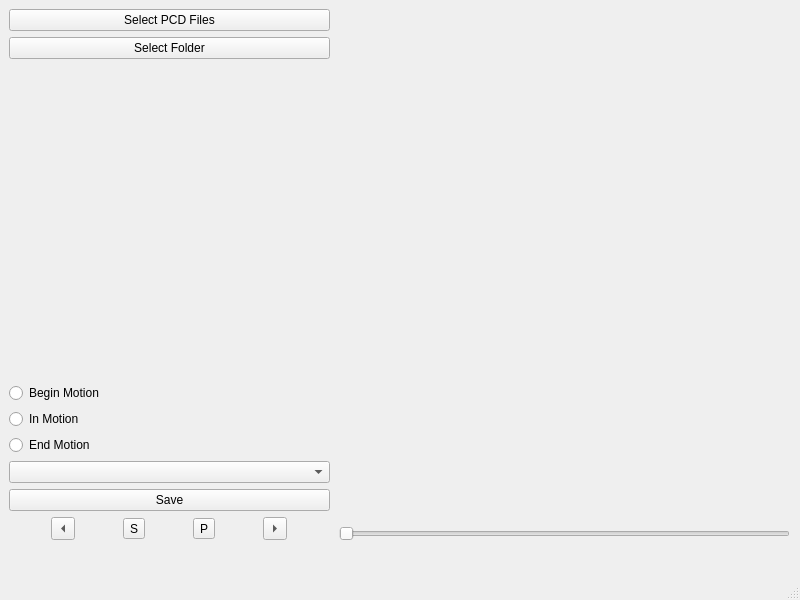
<?xml version="1.0" encoding="UTF-8"?>
<ui version="4.0">
 <class>MainWindow</class>
 <widget class="QMainWindow" name="MainWindow">
  <property name="geometry">
   <rect>
    <x>0</x>
    <y>0</y>
    <width>800</width>
    <height>600</height>
   </rect>
  </property>
  <property name="windowTitle">
   <string>MainWindow</string>
  </property>
  <widget class="QWidget" name="centralwidget">
   <widget class="QWidget" name="verticalLayoutWidget">
    <property name="geometry">
     <rect>
      <x>339</x>
      <y>10</y>
      <width>451</width>
      <height>531</height>
     </rect>
    </property>
    <layout class="QVBoxLayout" name="verticalLayout">
     <item>
      <widget class="QVTKWidget" name="qvtkWidget"/>
     </item>
     <item>
      <widget class="QSlider" name="indexSlider">
       <property name="orientation">
        <enum>Qt::Horizontal</enum>
       </property>
      </widget>
     </item>
    </layout>
   </widget>
   <widget class="QWidget" name="verticalLayoutWidget_2">
    <property name="geometry">
     <rect>
      <x>9</x>
      <y>9</y>
      <width>321</width>
      <height>531</height>
     </rect>
    </property>
    <layout class="QVBoxLayout" name="verticalLayout_2">
     <item>
      <widget class="QPushButton" name="selectFilesButton">
       <property name="text">
        <string>Select PCD Files</string>
       </property>
      </widget>
     </item>
     <item>
      <widget class="QPushButton" name="selectFolderButton">
       <property name="text">
        <string>Select Folder</string>
       </property>
      </widget>
     </item>
     <item>
      <spacer name="verticalSpacer">
       <property name="orientation">
        <enum>Qt::Vertical</enum>
       </property>
       <property name="sizeHint" stdset="0">
        <size>
         <width>20</width>
         <height>40</height>
        </size>
       </property>
      </spacer>
     </item>
     <item>
      <widget class="QRadioButton" name="beginMotionRadioButton">
       <property name="text">
        <string>Begin Motion</string>
       </property>
      </widget>
     </item>
     <item>
      <widget class="QRadioButton" name="inMotionRadioButton">
       <property name="text">
        <string>In Motion</string>
       </property>
      </widget>
     </item>
     <item>
      <widget class="QRadioButton" name="endMotionRadioButton">
       <property name="text">
        <string>End Motion</string>
       </property>
      </widget>
     </item>
     <item>
      <widget class="QComboBox" name="motionTypeBox"/>
     </item>
     <item>
      <widget class="QPushButton" name="saveButton">
       <property name="text">
        <string>Save</string>
       </property>
      </widget>
     </item>
     <item>
      <layout class="QHBoxLayout" name="horizontalLayout">
       <item>
        <widget class="QToolButton" name="backButton">
         <property name="text">
          <string>...</string>
         </property>
         <property name="arrowType">
          <enum>Qt::LeftArrow</enum>
         </property>
        </widget>
       </item>
       <item>
        <widget class="QToolButton" name="stopButton">
         <property name="text">
          <string>S</string>
         </property>
        </widget>
       </item>
       <item>
        <widget class="QToolButton" name="playButton">
         <property name="text">
          <string>P</string>
         </property>
         <property name="arrowType">
          <enum>Qt::NoArrow</enum>
         </property>
        </widget>
       </item>
       <item>
        <widget class="QToolButton" name="nextButton">
         <property name="text">
          <string>...</string>
         </property>
         <property name="arrowType">
          <enum>Qt::RightArrow</enum>
         </property>
        </widget>
       </item>
      </layout>
     </item>
    </layout>
   </widget>
  </widget>
  <widget class="QMenuBar" name="menubar">
   <property name="geometry">
    <rect>
     <x>0</x>
     <y>0</y>
     <width>800</width>
     <height>25</height>
    </rect>
   </property>
  </widget>
  <widget class="QStatusBar" name="statusbar"/>
 </widget>
 <customwidgets>
  <customwidget>
   <class>QVTKWidget</class>
   <extends>QWidget</extends>
   <header>QVTKWidget.h</header>
  </customwidget>
 </customwidgets>
 <resources/>
 <connections/>
</ui>
